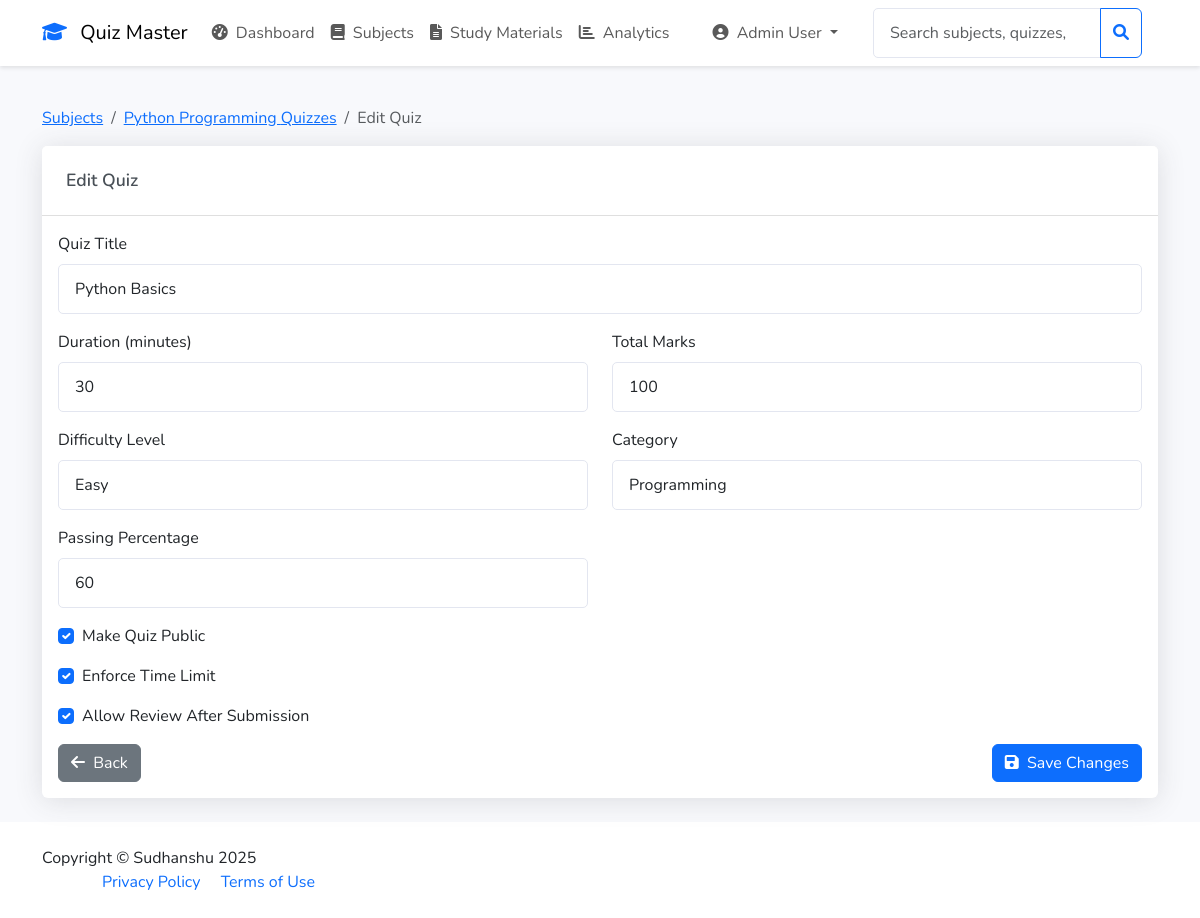
Page /admin/quiz/1/edit (signed in) on the committed database.
### app/models/user.py (models this page shows, shortened)
class User(UserMixin, db.Model):
    __tablename__ = 'user'
    id = db.Column(db.Integer, primary_key=True)
    email = db.Column(db.String(120), unique=True, nullable=False)
    password_hash = db.Column(db.String(256), nullable=False)
    full_name = db.Column(db.String(100), nullable=False)
    qualification = db.Column(db.String(100), nullable=True)
    dob = db.Column(db.Date, nullable=True)
    is_admin = db.Column(db.Boolean, default=False)
    created_at = db.Column(db.DateTime, default=datetime.utcnow)
    scores = db.relationship('Score', backref='user', lazy=True)
    achievements = db.relationship('Achievement', backref='user', lazy=True)

### app/models/subject.py (models this page shows)
class Subject(db.Model):
    id = db.Column(db.Integer, primary_key=True)
    name = db.Column(db.String(100), nullable=False)
    description = db.Column(db.Text, nullable=True)
    created_at = db.Column(db.DateTime, default=datetime.utcnow)
    chapters = db.relationship('Chapter', backref='subject', lazy=True)

### app/models/quiz.py (models this page shows)
class Quiz(db.Model):
    __tablename__ = 'quiz'
    id = db.Column(db.Integer, primary_key=True)
    title = db.Column(db.String(100), nullable=False)
    subject_id = db.Column(db.Integer, db.ForeignKey('subject.id'), nullable=False)
    duration = db.Column(db.Integer, nullable=False)  # in minutes
    total_marks = db.Column(db.Integer, nullable=False)
    created_at = db.Column(db.DateTime, default=datetime.utcnow)
    difficulty = db.Column(db.String(20), default='intermediate')  # Changed from difficulty_level
    category = db.Column(db.String(50))
    is_public = db.Column(db.Boolean, default=True)
    time_limit_enforced = db.Column(db.Boolean, default=True)
    passing_percentage = db.Column(db.Float, default=60.0)
    allow_review = db.Column(db.Boolean, default=True)
    subject = db.relationship('Subject', backref='quizzes')
    questions = db.relationship('Question', backref='quiz', lazy=True)
    scores = db.relationship('Score', backref='quiz', lazy=True)
    DIFFICULTY_LEVELS = ['beginner', 'intermediate', 'advanced', 'expert']
    CATEGORIES = ['Programming', 'Mathematics', 'Science', 'General Knowledge']

### app/routes.py (the view, shortened to what this page needs)
@admin_bp.route('/quiz/<int:quiz_id>/edit', methods=['GET', 'POST'])
@admin_required
def edit_quiz(quiz_id):
    quiz = Quiz.query.get_or_404(quiz_id)
    form = QuizForm(obj=quiz)
    return render_template('admin/edit_quiz.html', form=form, quiz=quiz)

### app/forms.py
class QuizForm(FlaskForm):
    title = StringField('Quiz Title', validators=[DataRequired(), Length(min=3, max=100)])
    duration = IntegerField('Duration (minutes)', validators=[DataRequired(), NumberRange(min=1)])
    total_marks = IntegerField('Total Marks', validators=[DataRequired(), NumberRange(min=1)])
    difficulty = SelectField('Difficulty Level',
                           choices=[('easy', 'Easy'),
                                  ('medium', 'Medium'),
                                  ('hard', 'Hard')],
                           validators=[DataRequired()])
    category = StringField('Category', validators=[DataRequired(), Length(max=50)])
    passing_percentage = IntegerField('Passing Percentage',
                                    validators=[DataRequired(),
                                              NumberRange(min=1, max=100)])
    is_public = BooleanField('Make Quiz Public')
    time_limit_enforced = BooleanField('Enforce Time Limit')
    allow_review = BooleanField('Allow Review After Submission')
    submit = SubmitField('Create Quiz')

### app/__init__.py (called while the page is built)
def create_app():
    app = Flask(__name__)
    app.config.from_object(Config)
    db.init_app(app)
    login_manager.init_app(app)
    mail.init_app(app)
    @login_manager.user_loader
    def load_user(id):
        return User.query.get(int(id))
    @app.template_filter('strftime')
    def _jinja2_filter_datetime(date, fmt=None):
        if fmt is None:
            fmt = '%Y-%m-%d %H:%M'
        return date.strftime(fmt) if date else ''
    from app.routes import auth_bp, admin_bp, user_bp, main_bp
    app.register_blueprint(main_bp)
    app.register_blueprint(auth_bp)
    app.register_blueprint(admin_bp)
    app.register_blueprint(user_bp)
    return app

### app/routes.py (called while the page is built)
def admin_required(f):
    @wraps(f)
    def decorated_function(*args, **kwargs):
        if not current_user.is_authenticated:
            return redirect(url_for('auth.login'))
        if not current_user.is_admin:
            flash('Access denied. Admin privileges required.', 'danger')
            return redirect(url_for('user.dashboard'))
        return f(*args, **kwargs)
    return decorated_function

### app/templates/admin/edit_quiz.html (shortened to what this page needs)
{% extends "base.html" %}
{% block content %}
<div class="container">
    <nav aria-label="breadcrumb" class="mt-3">
        <ol class="breadcrumb">
            <li class="breadcrumb-item"><a href="{{ url_for('admin.manage_subjects') }}">Subjects</a></li>
            <li class="breadcrumb-item"><a href="{{ url_for('admin.subject_quizzes', subject_id=quiz.subject_id) }}">{{ quiz.subject.name }} Quizzes</a></li>
            <li class="breadcrumb-item active">Edit Quiz</li>
        </ol>
    </nav>
    <div class="card">
        <div class="card-header">
            <h3 class="card-title mb-0">Edit Quiz</h3>
        </div>
        <div class="card-body">
            <form method="POST">
                <div class="mb-3">
                    {{ form.title.label(class="form-label") }}
                    {{ form.title(class="form-control") }}
                </div>
                <div class="row mb-3">
                    <div class="col-md-6">
                        {{ form.duration.label(class="form-label") }}
                        {{ form.duration(class="form-control") }}
                    </div>
                    <div class="col-md-6">
                        {{ form.total_marks.label(class="form-label") }}
                        {{ form.total_marks(class="form-control") }}
                    </div>
                </div>
                <div class="row mb-3">
                    <div class="col-md-6">
                        {{ form.difficulty.label(class="form-label") }}
                        {{ form.difficulty(class="form-control") }}
                    </div>
                    <div class="col-md-6">
                        {{ form.category.label(class="form-label") }}
                        {{ form.category(class="form-control") }}
                    </div>
                </div>
                <div class="row mb-3">
                    <div class="col-md-6">
                        {{ form.passing_percentage.label(class="form-label") }}
                        {{ form.passing_percentage(class="form-control") }}
                    </div>
                </div>
                <div class="mb-3">
                    <div class="form-check">
                        {{ form.is_public(class="form-check-input") }}
                        {{ form.is_public.label(class="form-check-label") }}
                    </div>
                </div>
                <div class="mb-3">
                    <div class="form-check">
                        {{ form.time_limit_enforced(class="form-check-input") }}
                        {{ form.time_limit_enforced.label(class="form-check-label") }}
                    </div>
                </div>
                <div class="mb-3">
                    <div class="form-check">
                        {{ form.allow_review(class="form-check-input") }}
                        {{ form.allow_review.label(class="form-check-label") }}
                    </div>
                </div>
                <div class="d-flex justify-content-between">
                    <a href="{{ url_for('admin.subject_quizzes', subject_id=quiz.subject_id) }}" class="btn btn-secondary">
                        <i class="fas fa-arrow-left me-1"></i> Back
                    </a>
                    <button type="submit" class="btn btn-primary">
                        <i class="fas fa-save me-1"></i> Save Changes
                    </button>
                </div>
            </form>
        </div>
    </div>
</div>
{% endblock %}

### app/templates/base.html (shortened to what this page needs)
<!DOCTYPE html>
<html lang="en">
<head>
    <link href="https://cdn.jsdelivr.net/npm/bootstrap@5.3.0/dist/css/bootstrap.min.css" rel="stylesheet">
    <link href="https://cdnjs.cloudflare.com/ajax/libs/font-awesome/6.0.0/css/all.min.css" rel="stylesheet">
    <link href="{{ url_for('static', filename='css/style.css') }}" rel="stylesheet">
</head>
<body>
    <nav class="navbar navbar-expand-lg navbar-light bg-white">
        <div class="container">
            <a class="navbar-brand" href="{{ url_for('main.index') }}">
                <i class="fas fa-graduation-cap text-primary me-2"></i>
                Quiz Master
            </a>
            <div class="collapse navbar-collapse" id="navbarNav">
                {% if current_user.is_authenticated %}
                    {% if current_user.is_admin %}
                        <ul class="navbar-nav me-auto">
                            <li class="nav-item">
                                <a class="nav-link" href="{{ url_for('admin.dashboard') }}">
                                    <i class="fas fa-tachometer-alt me-1"></i> Dashboard
                                </a>
                            </li>
                            <li class="nav-item">
                                <a class="nav-link" href="{{ url_for('admin.manage_subjects') }}">
                                    <i class="fas fa-book me-1"></i> Subjects
                                </a>
                            </li>
                            <li class="nav-item">
                                <a class="nav-link" href="{{ url_for('admin.manage_study_materials') }}">
                                    <i class="fas fa-file-alt me-1"></i> Study Materials
                                </a>
                            </li>
                            <li class="nav-item">
                                <a class="nav-link" href="{{ url_for('admin.quiz_analytics') }}">
                                    <i class="fas fa-chart-bar me-1"></i> Analytics
                                </a>
                            </li>
                        </ul>
                    {% endif %}
                    <ul class="navbar-nav">
                        <li class="nav-item dropdown">
                            <a class="nav-link dropdown-toggle" href="#" id="userDropdown" role="button" data-bs-toggle="dropdown">
                                <i class="fas fa-user-circle me-1"></i>
                                {{ current_user.full_name }}
                            </a>
                        </li>
                    </ul>
                {% endif %}
                {% if current_user.is_authenticated %}
                    <form class="d-flex ms-auto me-3" method="GET"
                          action="{{ url_for('admin.admin_search' if current_user.is_admin else 'user.user_search') }}">
                        <div class="input-group">
                            <input type="search" name="q" class="form-control"
                                   placeholder="{{ 'Search subjects, quizzes, or users...' if current_user.is_admin else 'Search quizzes...' }}">
                            <button class="btn btn-outline-primary" type="submit">
                                <i class="fas fa-search"></i>
                            </button>
                        </div>
                    </form>
                {% endif %}
            </div>
        </div>
    </nav>
    <main class="py-4">
        {% block content %}{% endblock %}
    </main>
    <footer class="bg-white py-4 mt-auto">
        <div class="container">
            <div class="row align-items-center">
                <div class="col-lg-6 text-lg-start">
                    Copyright &copy; Sudhanshu 2025
                <div class="col-lg-6 text-lg-end">
                    <a href="#" class="text-decoration-none me-3">Privacy Policy</a>
                    <a href="#" class="text-decoration-none">Terms of Use</a>
                </div>
            </div>
        </div>
    </footer>
</body>
</html>

### app/static/css/style.css (style rules this page uses)
:root { --primary-color: #4e73df; --secondary-color: #858796; --success-color: #1cc88a; --info-color: #36b9cc; --warning-color: #f6c23e; --danger-color: #e74a3b; --light-color: #f8f9fc; --dark-color: #5a5c69; }
body { font-family: 'Nunito', sans-serif; background-color: #f8f9fc; }
.navbar { box-shadow: 0 2px 4px rgba(0,0,0,.1); }
.card { border: none; box-shadow: 0 0.15rem 1.75rem 0 rgba(58, 59, 69, 0.15); transition: transform 0.2s ease-in-out; }
.form-control { border-radius: 5px; padding: 0.75rem 1rem; border: 1px solid #e3e6f0; }
.card-header { background-color: #fff; border-bottom: 1px solid rgba(0, 0, 0, 0.125); padding: 1.5rem; }
.card-title { color: #495057; font-size: 1.1rem; font-weight: 600; margin-bottom: 1rem; }

### rows in the picture
User: full_name "Admin User", q "Search subjects, quizzes, or users..."
Subject: subject.name "Python Programming"
Quiz: title "Python Basics", duration "30", total_marks "100", difficulty "Easy", category "Programming", passing_percentage "60", is_public "☑", time_limit_enforced "☑", allow_review "☑"
